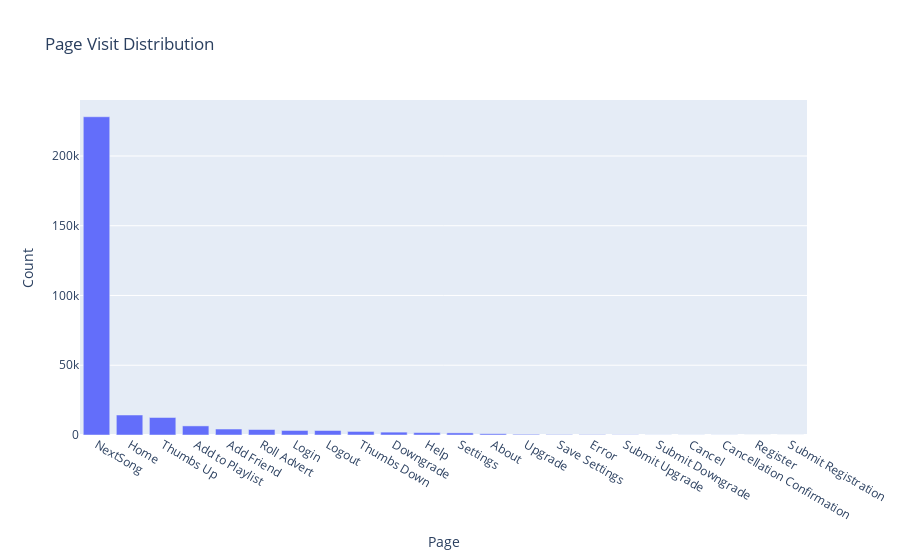
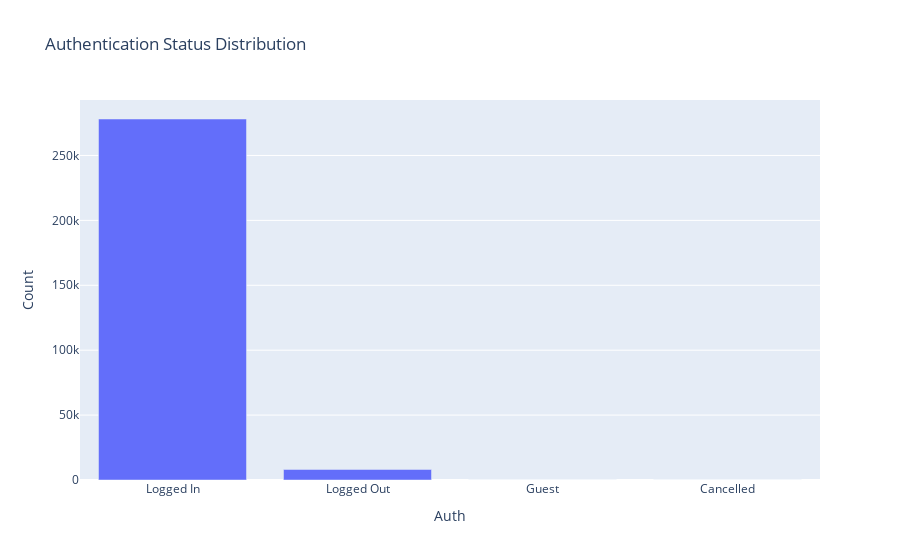

The code cell stored with these charts, in order, in its notebook:
### Markdown cell above
### Page Behaviour

### Code cell
# Page visit patterns
plot_counts(dataframe_filled, 'page', 'Page Visit Distribution')

# Authentication patterns  
plot_counts(dataframe_filled, 'auth', 'Authentication Status Distribution')

### Figure 1 — Plotly figure (JSON) as saved in the notebook; plotly's stock layout.template omitted (floating-point values rounded to 4 significant figures)
{"data": [{"hovertemplate": "Page=%{x}<br>Count=%{y}<extra></extra>", "legendgroup": "", "marker": {"color": "#636efa", "pattern": {"shape": ""}}, "name": "", "orientation": "v", "showlegend": false, "textposition": "auto", "type": "bar", "x": ["NextSong", "Home", "Thumbs Up", "Add to Playlist", "Add Friend", "Roll Advert", "Login", "Logout", "Thumbs Down", "Downgrade", "Help", "Settings", "About", "Upgrade", "Save Settings", "Error", "Submit Upgrade", "Submit Downgrade", "Cancel", "Cancellation Confirmation", "Register", "Submit Registration"], "xaxis": "x", "y": [228108, 14334, 12551, 6526, 4277, 3933, 3238, 3226, 2546, 2055, 1713, 1514, 905, 499, 310, 258, 159, 63, 52, 52, 13, 5], "yaxis": "y"}], "layout": {"barmode": "relative", "legend": {"tracegroupgap": 0}, "title": {"text": "Page Visit Distribution"}, "xaxis": {"anchor": "y", "domain": [0, 1], "title": {"text": "Page"}}, "yaxis": {"anchor": "x", "domain": [0, 1], "title": {"text": "Count"}}}}

### Figure 2 — Plotly figure (JSON) as saved in the notebook; plotly's stock layout.template omitted (floating-point values rounded to 4 significant figures)
{"data": [{"hovertemplate": "Auth=%{x}<br>Count=%{y}<extra></extra>", "legendgroup": "", "marker": {"color": "#636efa", "pattern": {"shape": ""}}, "name": "", "orientation": "v", "showlegend": false, "textposition": "auto", "type": "bar", "x": ["Logged In", "Logged Out", "Guest", "Cancelled"], "xaxis": "x", "y": [278102, 8112, 71, 52], "yaxis": "y"}], "layout": {"barmode": "relative", "legend": {"tracegroupgap": 0}, "title": {"text": "Authentication Status Distribution"}, "xaxis": {"anchor": "y", "domain": [0, 1], "title": {"text": "Auth"}}, "yaxis": {"anchor": "x", "domain": [0, 1], "title": {"text": "Count"}}}}
